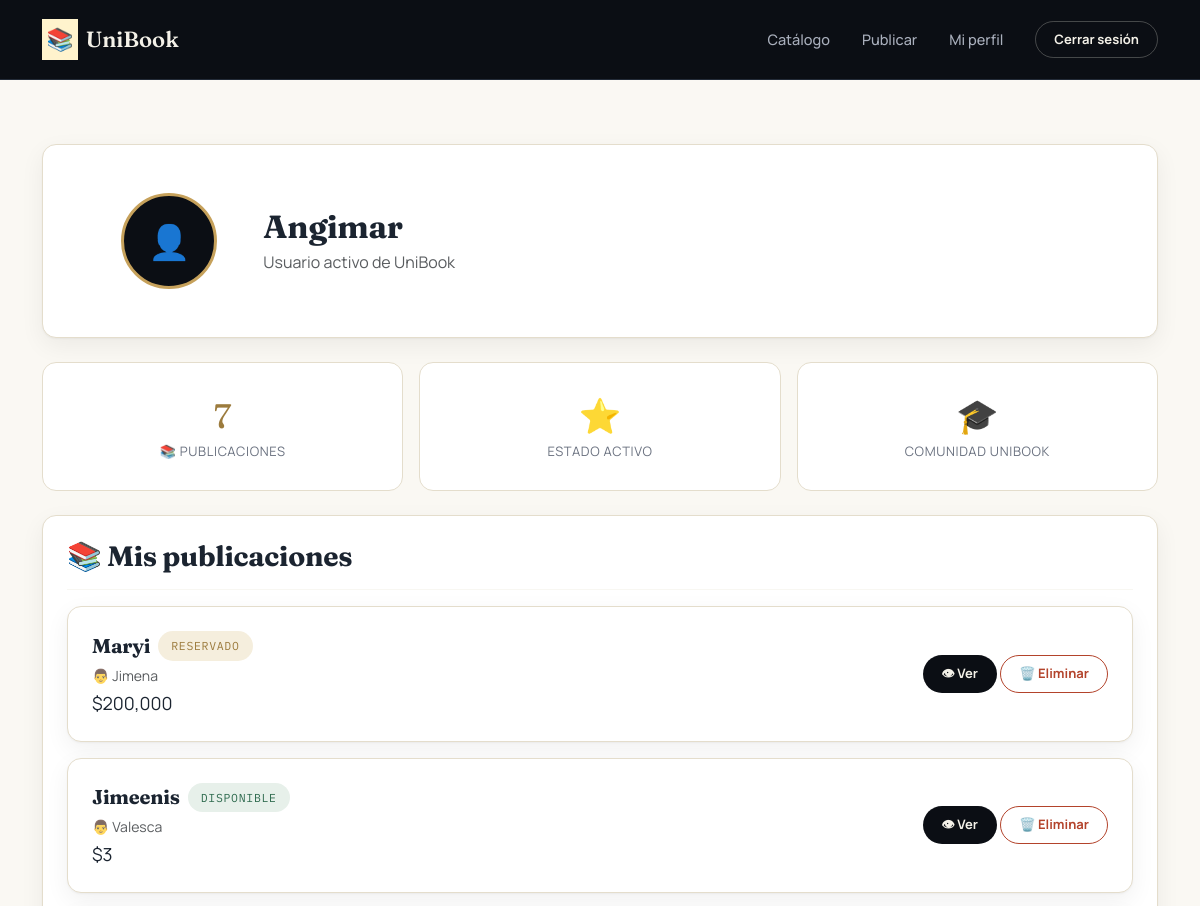
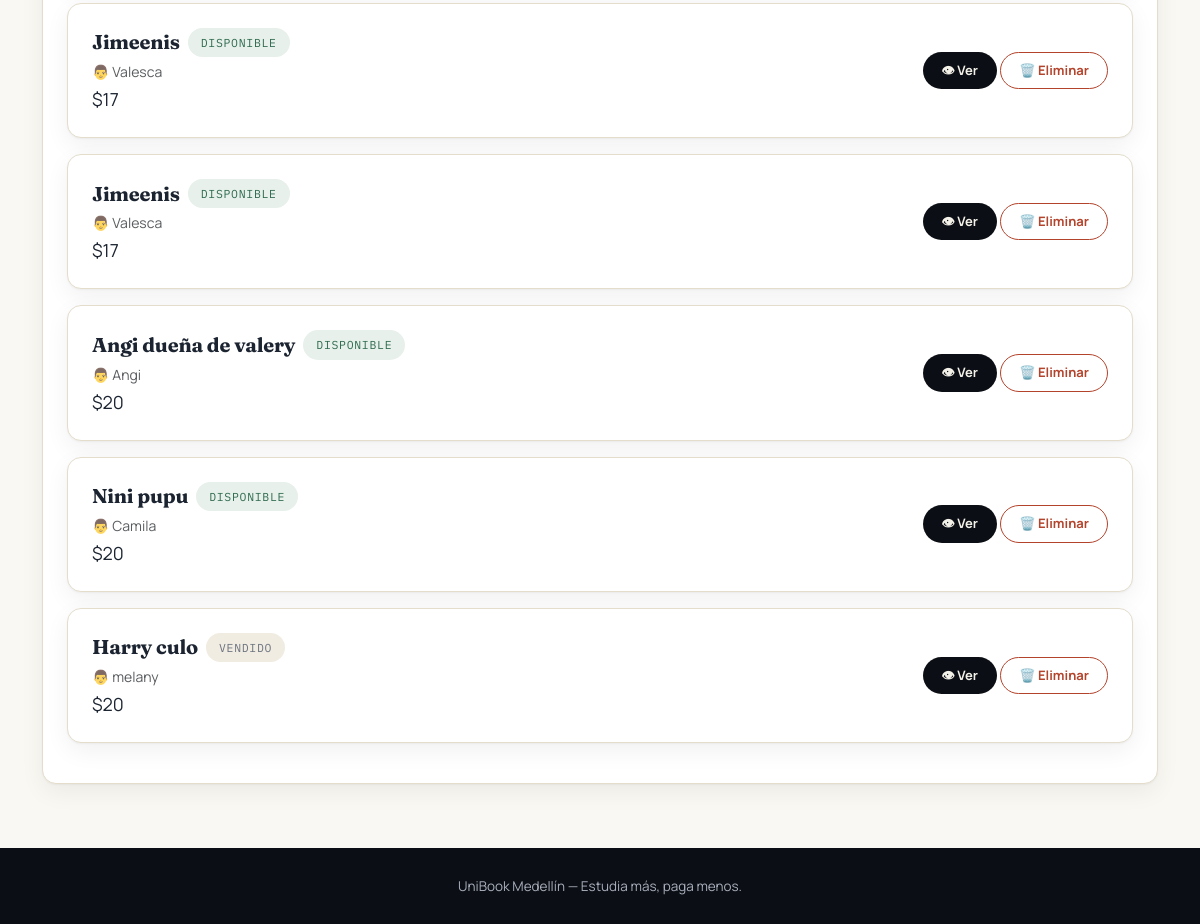
/unibook_fase3.2_reducida/index.php?accion=perfil (signed in), run on the app's committed database (2 pictures, top to bottom).
### tables this page shows
CREATE TABLE `libros` (
  `id` int(11) NOT NULL,
  `titulo` varchar(150) NOT NULL,
  `autor` varchar(100) NOT NULL,
  `editorial` varchar(100) DEFAULT NULL,
  `universidad` varchar(100) DEFAULT NULL,
  `carrera` varchar(100) DEFAULT NULL,
  `semestre` varchar(50) DEFAULT NULL,
  `materia` varchar(100) DEFAULT NULL,
  `descripcion` text DEFAULT NULL,
  `precio` decimal(10,2) DEFAULT NULL,
  `estado` enum('Nuevo','Usado') DEFAULT 'Usado',
  `tipo_publicacion` enum('Venta','Intercambio','Prestamo') DEFAULT 'Venta',
  `imagen` varchar(255) DEFAULT NULL,
  `fecha_publicacion` timestamp NOT NULL DEFAULT current_timestamp(),
  `usuario_id` int(11) DEFAULT NULL,
  `estado_disponibilidad` enum('disponible','reservado','vendido','intercambiado') NOT NULL DEFAULT 'disponible'
);

### unibook_fase3.2_reducida/controllers/LibroController.php (called while the page is built, shortened)
<?php
require_once "models/Libro.php";
class LibroController {
    private $modelo;
    public function __construct($conexion){
        $this->modelo = new Libro($conexion);
    }
    public function misPublicaciones($usuario_id){
        return $this->modelo->obtenerPorUsuario(
            $usuario_id
        );
    }
}

### unibook_fase3.2_reducida/models/Libro.php (called while the page is built, shortened)
<?php
class Libro {
    private $conexion;
    public function __construct($conexion){
        $this->conexion = $conexion;
    }
    public function obtenerPorUsuario($usuario_id){
        $sql = "SELECT * FROM libros
                WHERE usuario_id = ?
                ORDER BY fecha_publicacion DESC";
        $stmt = $this->conexion->prepare($sql);
        $stmt->bind_param("i", $usuario_id);
        $stmt->execute();
        $resultado = $stmt->get_result();
        return $resultado;
    }
}

### unibook_fase3.2_reducida/views/perfil.php (the view, shortened to what this page needs)
<?php
$misLibros = $libroController->misPublicaciones($_SESSION['id_usuario']);
$totalLibros = $misLibros->num_rows;
$dispoClasesPerfil = [
    'disponible'    => 'badge-disp-disponible',
    'reservado'     => 'badge-disp-reservado',
    'vendido'       => 'badge-disp-vendido',
    'intercambiado' => 'badge-disp-intercambiado',
];
?>
<?php include "views/partials/navbar.php"; ?>
<div class="ub-section">
<div class="container">
    <div class="ub-card mb-4 reveal">
        <div class="p-4 p-md-5">
            <div class="row align-items-center g-3">
                <div class="col-md-2 text-center">
                    <div class="avatar-ring mx-auto">👤</div>
                </div>
                <div class="col-md-10">
                    <h2 class="fw-bold mb-1"><?php echo htmlspecialchars($_SESSION['nombre']); ?></h2>
                    <p class="text-muted mb-0">Usuario activo de UniBook</p>
                </div>
            </div>
        </div>
    </div>
    <div class="row g-3 mb-4">
        <div class="col-md-4 reveal">
            <div class="stat-card">
                <div class="num"><?php echo $totalLibros; ?></div>
                <div class="lbl">📚 Publicaciones</div>
            </div>
        </div>
        <div class="col-md-4 reveal">
            <div class="stat-card">
                <div class="num">⭐</div>
                <div class="lbl">Estado activo</div>
            </div>
        </div>
        <div class="col-md-4 reveal">
            <div class="stat-card">
                <div class="num">🎓</div>
                <div class="lbl">Comunidad UniBook</div>
            </div>
        </div>
    </div>
    <div class="ub-card p-4 reveal">
        <h3 class="fw-bold mb-3">📚 Mis publicaciones</h3>
        <hr style="border-color: var(--paper-line);">
        <?php if($misLibros->num_rows > 0){ ?>
            <?php
            mysqli_data_seek($misLibros, 0);
            while($libro = $misLibros->fetch_assoc()){
                $disponibilidadLibro = $libro['estado_disponibilidad'] ?? 'disponible';
                $dispoClaseLibro = $dispoClasesPerfil[$disponibilidadLibro] ?? 'badge-disp-disponible';
                $dispoLabelLibro = ucfirst($disponibilidadLibro);
            ?>
                <div class="ub-card ub-card-hover mb-3">
                    <div class="p-3 p-md-4">
                        <div class="row align-items-center g-3">
                            <div class="col-md-7">
                                <div class="d-flex align-items-center gap-2 mb-1 flex-wrap">
                                    <h5 class="fw-bold mb-0"><?php echo $libro['titulo']; ?></h5>
                                    <span class="stamp <?php echo $dispoClaseLibro; ?>">
                                        <?php echo $dispoLabelLibro; ?>
                                    </span>
                                </div>
                                <p class="mb-1 text-muted" style="font-size:14px;">👨 <?php echo $libro['autor']; ?></p>
                                <p class="mb-0 price" style="font-size:18px;">$<?php echo number_format($libro['precio']); ?></p>
                            </div>
                            <div class="col-md-5 text-md-end">
                                <a href="index.php?accion=detalle_libro&id=<?php echo $libro['id']; ?>" class="btn-ub btn-ub-dark btn-ub-sm">
                                    👁 Ver
                                </a>
                                <form method="POST" action="index.php" class="d-inline" onsubmit="return confirmarEliminacion();">
                                    <button type="submit" name="eliminar_libro" class="btn-ub btn-ub-danger btn-ub-sm">
                                        🗑️ Eliminar
                                    </button>
                                </form>
                            </div>
                        </div>
                    </div>
                </div>
            <?php } ?>
        <?php }else{ ?>
            <div class="ub-alert" style="background: var(--paper-dim); color: var(--text-muted);">
                📚 Aún no has publicado libros.
            </div>
        <?php } ?>
    </div>
</div>
</div>
<?php include "views/partials/footer.php"; ?>

### unibook_fase3.2_reducida/assets/css/style.css (style rules this page uses)
:root { --ink: #0B0E14; --ink-soft: #131A24; --ink-line: #232B38; --paper: #FAF8F3; --paper-dim: #F1ECE1; --paper-line: #E4DDCC; --gold: #C6A15B; --gold-bright:#E3C378; --gold-deep: #9C7B3D; --text-ink: #1B2430; --text-muted: #6B7280; --text-paper: #F4F1E8; --text-paper-muted: #A9AFBC; --success: #2F6B4F; --success-bg: #E7F0EA; --danger: #B3432B; --danger-bg: #F6E7E1; --font-display: 'Fraunces', Georgia, serif; --font-body: 'Manrope', -apple-system, sans-serif; --font-mono: 'IBM Plex Mono', monospace; --radius-sm: 8px; --radius: 14px; --radius-lg: 22px; --shadow-soft: 0 1px 2px rgba(11,14,20,0.04), 0 8px 24px rgba(11,14,20,0.06); --shadow-lift: 0 4px 10px rgba(11,14,20,0.08), 0 20px 40px rgba(11,14,20,0.12); --ease: cubic-bezier(0.22, 1, 0.36, 1); }
* { box-sizing: border-box; }
html { scroll-behavior: smooth; }
body { font-family: var(--font-body); background: var(--paper); color: var(--text-ink); -webkit-font-smoothing: antialiased; }
h1,h2,h3,h4,h5 { font-family: var(--font-display); letter-spacing: -0.01em; }
a { text-decoration: none; }
.btn-ub { font-family: var(--font-body); font-weight: 700; font-size: 14.5px; padding: 12px 26px; border-radius: 999px; border: 1px solid transparent; transition: transform .25s var(--ease), box-shadow .25s var(--ease), background .25s var(--ease), color .25s var(--ease); display:inline-flex; align-items:center; justify-content:center; gap:8px; }
.btn-ub-dark { background: var(--ink); color: var(--text-paper); }
.btn-ub-danger { background: transparent; border-color: var(--danger); color: var(--danger); }
.btn-ub-sm { padding: 8px 18px; font-size: 13px; }
.ub-card { background:#fff; border: 1px solid var(--paper-line); border-radius: var(--radius); box-shadow: var(--shadow-soft); transition: transform .35s var(--ease), box-shadow .35s var(--ease); }
.ub-section { padding: 64px 0; }
.stamp { display:inline-flex; align-items:center; font-family: var(--font-mono); font-size: 11.5px; letter-spacing: 0.06em; text-transform: uppercase; padding: 5px 12px; border-radius: 999px; border: 1px solid currentColor; }
.reveal { opacity:0; transform: translateY(18px); transition: opacity .7s var(--ease), transform .7s var(--ease); }
.reveal.is-visible { opacity:1; transform:none; }
.avatar-ring { width:96px; height:96px; border-radius:50%; background: var(--ink); color: var(--gold-bright); display:flex; align-items:center; justify-content:center; font-size: 34px; border: 3px solid var(--gold); }
.stat-card { background:#fff; border:1px solid var(--paper-line); border-radius: var(--radius); padding: 28px 20px; text-align:center; transition: transform .3s var(--ease), box-shadow .3s var(--ease); }
.stat-card .num { font-family: var(--font-display); font-size: 34px; color: var(--gold-deep); }
.stat-card .lbl { font-size: 13px; color: var(--text-muted); text-transform:uppercase; letter-spacing:0.05em; }
.badge-disp-disponible { color: var(--success); background: var(--success-bg); border-color: transparent; }
.badge-disp-reservado { color: var(--gold-deep); background: #F5EEDD; border-color: transparent; }
.badge-disp-vendido { color: var(--text-muted); background: var(--paper-dim); border-color: transparent; }

### data on the page
libros: titulo "Maryi", estado_disponibilidad "RESERVADO", autor "Jimena", precio "200,000"
libros: titulo "Jimeenis", estado_disponibilidad "DISPONIBLE", autor "Valesca", precio "3"
libros: titulo "Jimeenis", estado_disponibilidad "DISPONIBLE", autor "Valesca", precio "17"
libros: titulo "Jimeenis", estado_disponibilidad "DISPONIBLE", autor "Valesca", precio "17"
libros: titulo "Angi dueña de valery", estado_disponibilidad "DISPONIBLE", autor "Angi", precio "20"
libros: titulo "Nini pupu", estado_disponibilidad "DISPONIBLE", autor "Camila", precio "20"
libros: titulo "Harry culo", estado_disponibilidad "VENDIDO", autor "melany", precio "20"

### other printed values
$_SESSION['nombre'] "Angimar"
$totalLibros "7"
